Frame 1 (no input): blank canvas, image omitted
Frame 60 (no input): blank canvas, image omitted
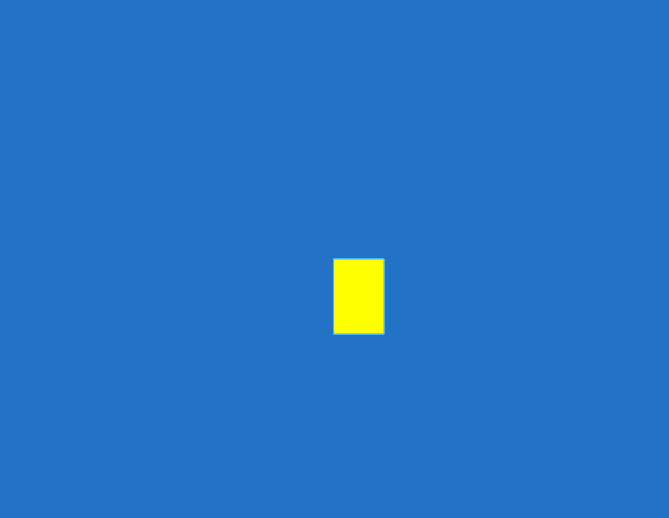
Frame 120 (the mouse pressed at the canvas centre since frame 60)

The p5.js sketch whose frames 1 and 60 were blank and that drew this single picture after the mouse press (run headless with seeded random() and noise() and a simulated clock; from frame 60 on, the mouse is pressed at the canvas centre):

// p5.js sketch
// ── sketch.js
function setup() {
  createCanvas(669, 518);
  background("#2273C5");
}

function draw() {
 stroke("#4DB0FF");
 fill("yellow");
 
  // console.log(mouseIsPressed)

  if (mouseIsPressed) {
    rect(mouseX, mouseY, 50, 75);
  }
}
